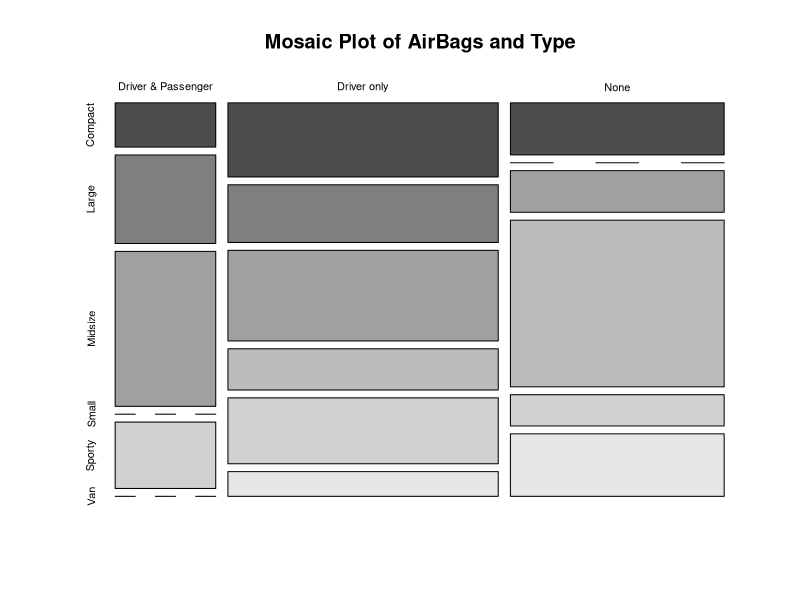

Write R code to recreate this figure.
# Live Demo
library("MASS")

# Print the structure of the Cars93 dataset
print(str(Cars93))

# The above result shows the dataset has many Factor variables, which can be considered as categorical variables.
# For our model, we will consider the variables "AirBags" and "Type".
# We aim to find out any significant correlation between the types of cars sold and the type of Air bags they have.
# If a correlation is observed, we can estimate which types of cars might sell better with what types of air bags.

# Live Demo
# Load the library.
library("MASS")

# Create a data frame from the main data set.
car.data <- data.frame(AirBags = Cars93$AirBags, Type = Cars93$Type)

# Create a table with the needed variables.
# This table will show the count of each combination of AirBags and Type.
car.table <- table(car.data$AirBags, car.data$Type) 
print(car.table)

# Perform the Chi-Square test.
# The chi-squared test of independence is used to determine if there is a significant association between two categorical variables.
chi_square_result <- chisq.test(car.table)
print(chi_square_result)

# Mosaic plot
mosaicplot(car.table, main = "Mosaic Plot of AirBags and Type", color = TRUE)
